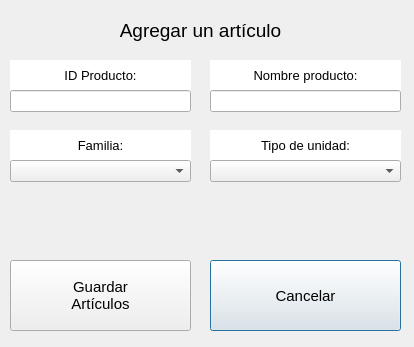
<?xml version="1.0" encoding="UTF-8"?>
<ui version="4.0">
 <class>Dialog</class>
 <widget class="QDialog" name="Dialog">
  <property name="geometry">
   <rect>
    <x>0</x>
    <y>0</y>
    <width>414</width>
    <height>347</height>
   </rect>
  </property>
  <property name="windowTitle">
   <string>Carnicería - Agreagar un artículo</string>
  </property>
  <widget class="QLabel" name="label">
   <property name="geometry">
    <rect>
     <x>30</x>
     <y>10</y>
     <width>341</width>
     <height>41</height>
    </rect>
   </property>
   <property name="font">
    <font>
     <pointsize>14</pointsize>
    </font>
   </property>
   <property name="text">
    <string>Agregar un artículo</string>
   </property>
   <property name="alignment">
    <set>Qt::AlignCenter</set>
   </property>
  </widget>
  <widget class="QLabel" name="label_2">
   <property name="geometry">
    <rect>
     <x>10</x>
     <y>60</y>
     <width>181</width>
     <height>31</height>
    </rect>
   </property>
   <property name="font">
    <font>
     <pointsize>10</pointsize>
    </font>
   </property>
   <property name="styleSheet">
    <string notr="true">background-color: #FFFFFF;</string>
   </property>
   <property name="text">
    <string>ID Producto:</string>
   </property>
   <property name="alignment">
    <set>Qt::AlignCenter</set>
   </property>
  </widget>
  <widget class="QLineEdit" name="txtIdProducto">
   <property name="geometry">
    <rect>
     <x>10</x>
     <y>90</y>
     <width>181</width>
     <height>22</height>
    </rect>
   </property>
   <property name="readOnly">
    <bool>true</bool>
   </property>
  </widget>
  <widget class="QLabel" name="label_3">
   <property name="geometry">
    <rect>
     <x>10</x>
     <y>130</y>
     <width>181</width>
     <height>31</height>
    </rect>
   </property>
   <property name="font">
    <font>
     <pointsize>10</pointsize>
    </font>
   </property>
   <property name="styleSheet">
    <string notr="true">background-color: #FFFFFF;</string>
   </property>
   <property name="text">
    <string>Familia:</string>
   </property>
   <property name="alignment">
    <set>Qt::AlignCenter</set>
   </property>
  </widget>
  <widget class="QComboBox" name="boxFamilia">
   <property name="geometry">
    <rect>
     <x>10</x>
     <y>160</y>
     <width>181</width>
     <height>22</height>
    </rect>
   </property>
  </widget>
  <widget class="QLabel" name="label_4">
   <property name="geometry">
    <rect>
     <x>210</x>
     <y>60</y>
     <width>191</width>
     <height>31</height>
    </rect>
   </property>
   <property name="font">
    <font>
     <pointsize>10</pointsize>
    </font>
   </property>
   <property name="styleSheet">
    <string notr="true">background-color: #FFFFFF;</string>
   </property>
   <property name="text">
    <string>Nombre producto:</string>
   </property>
   <property name="alignment">
    <set>Qt::AlignCenter</set>
   </property>
  </widget>
  <widget class="QLineEdit" name="txtNombreProducto">
   <property name="geometry">
    <rect>
     <x>210</x>
     <y>90</y>
     <width>191</width>
     <height>22</height>
    </rect>
   </property>
   <property name="readOnly">
    <bool>false</bool>
   </property>
  </widget>
  <widget class="QLabel" name="label_5">
   <property name="geometry">
    <rect>
     <x>210</x>
     <y>130</y>
     <width>191</width>
     <height>31</height>
    </rect>
   </property>
   <property name="font">
    <font>
     <pointsize>10</pointsize>
    </font>
   </property>
   <property name="styleSheet">
    <string notr="true">background-color: #FFFFFF;</string>
   </property>
   <property name="text">
    <string>Tipo de unidad:</string>
   </property>
   <property name="alignment">
    <set>Qt::AlignCenter</set>
   </property>
  </widget>
  <widget class="QPushButton" name="btnCancelar">
   <property name="geometry">
    <rect>
     <x>210</x>
     <y>260</y>
     <width>191</width>
     <height>71</height>
    </rect>
   </property>
   <property name="font">
    <font>
     <pointsize>11</pointsize>
    </font>
   </property>
   <property name="cursor">
    <cursorShape>PointingHandCursor</cursorShape>
   </property>
   <property name="text">
    <string>Cancelar</string>
   </property>
  </widget>
  <widget class="QPushButton" name="btnGuardarCambios">
   <property name="geometry">
    <rect>
     <x>10</x>
     <y>260</y>
     <width>181</width>
     <height>71</height>
    </rect>
   </property>
   <property name="font">
    <font>
     <pointsize>11</pointsize>
    </font>
   </property>
   <property name="cursor">
    <cursorShape>PointingHandCursor</cursorShape>
   </property>
   <property name="text">
    <string>Guardar
Artículos</string>
   </property>
  </widget>
  <widget class="QComboBox" name="boxUnidad">
   <property name="geometry">
    <rect>
     <x>210</x>
     <y>160</y>
     <width>191</width>
     <height>22</height>
    </rect>
   </property>
  </widget>
 </widget>
 <resources/>
 <connections/>
</ui>
